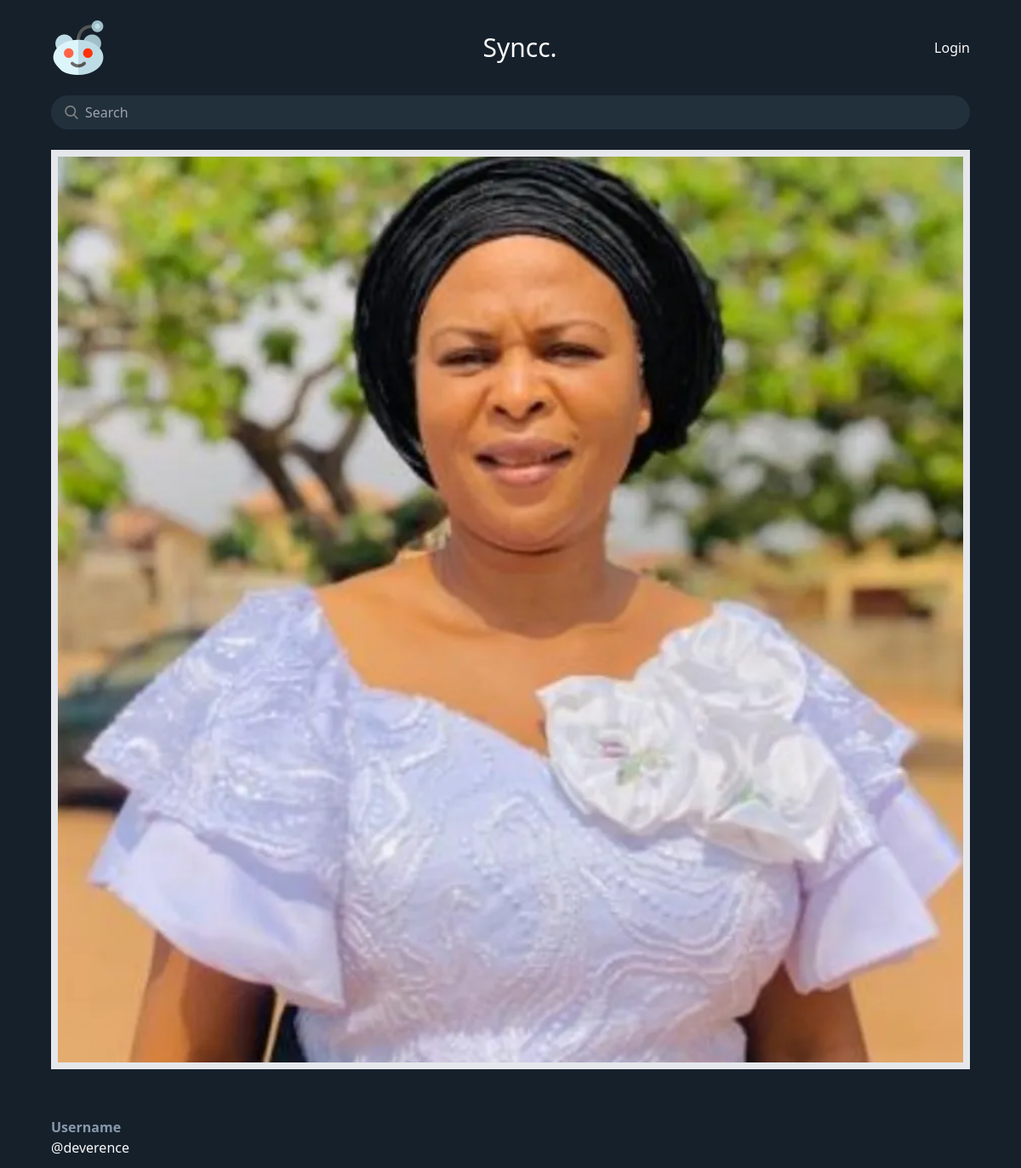
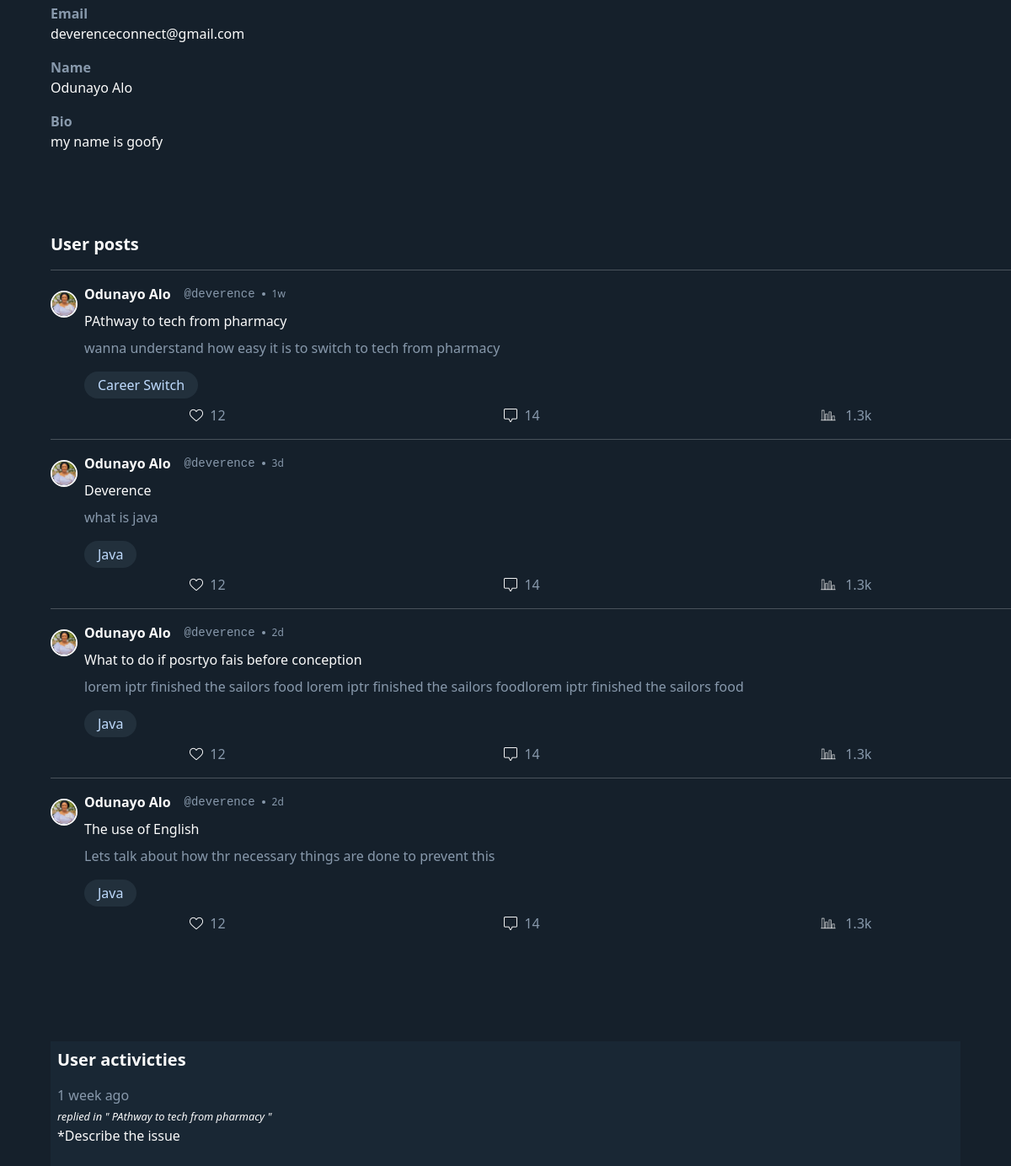
The app's page /profile/1 with its own data (2 pictures, top to bottom).
### base/models.py (models this page shows, shortened)
class User(AbstractUser):
    name = models.CharField(max_length=200, null=True)
    email = models.EmailField(null=True, unique=True)
    bio=models.TextField(null=True)
    avatar = models.ImageField(null=True, default="avatar.jpeg")
    USERNAME_FIELD='email'
    REQUIRED_FIELDS=[]

class Room(models.Model):
    host= models.ForeignKey(User, on_delete=models.SET_NULL, null= True)
    topic= models.ForeignKey(Topic, on_delete=models.SET_NULL, null= True)
    name = models.CharField(max_length=252)
    participants = models.ForeignKey(User, related_name='participants', on_delete=models.SET_NULL, null= True)
    description = models.TextField(null=True, blank = True)
    updated = models.DateTimeField(auto_now=True)
    created = models.DateTimeField(auto_now_add=True)
    def __str__(self):
        return self.name

class Topic(models.Model):
    name = models.CharField(max_length=252)

class Message(models.Model):
    user = models.ForeignKey(User, on_delete=models.CASCADE)
    room = models.ForeignKey(Room, on_delete=models.CASCADE)
    body=models.TextField()
    updated = models.DateTimeField(auto_now=True)
    created = models.DateTimeField(auto_now_add=True)
    def __str__(self):
        return self.body

### base/views.py (the view)
# urls.py: path('profile/<str:pk>', views.userProfile, name='profile'),
def userProfile(request,pk):
    user= User.objects.get(id=pk)
    rooms=user.room_set.all()
    user_rooms = Room.objects.filter(host=user.id)
    topics = Topic.objects.all()
    feeds=Message.objects.filter(user=user.id)
    print(feeds)
    context={'user':user,'rooms':rooms, 'topics':topics, 'feeds':feeds}
    return render(request, 'base/profile.html', context)

### base/templates/base/profile.html (shortened to what this page needs)
{% extends 'main.html' %} {% block content %} {% load static %}
<img class="w-full border-8" src="{{user.avatar.url}}" alt="" />
<section class="flex flex-col gap-4">
  <div>
    <p class="text-light mt-14 font-bold">Username</p>
    <h1>@{{user.username}}</h1>
  </div>
  <div>
    <p class="text-light font-bold">Email</p>
    <h1>{{user.email}}</h1>
  </div>
  <div>
    <p class="text-light font-bold">Name</p>
    <h1>{{user.name}}</h1>
  </div>
  <div>
    <p class="text-light font-bold">Bio</p>
    <p>{{user.bio}}</p>
  </div>
</section>
<section class="">
  <p class="mb-4 mt-24 font-semibold text-xl">User posts</p>
  {% include 'base/rooms.html' %}
</section>
{% include 'base/profile-feeds.html' %} {% endblock content %}

### templates/main.html (shortened to what this page needs)
<!DOCTYPE html>
<html lang="en">
  <head>
    {% load static %}
    <link rel="stylesheet" href="{% static 'styles/output.css' %}" />
    <link rel="stylesheet" href="{% static 'styles/custom.css' %}" />
  </head>
  <body class="mx-[5vw] overflow-x-visible bg-darkest text-white">
    {% include 'navbar.html' %} {%block content%} {%endblock%}
  </body>
</html>

### templates/navbar.html (shortened to what this page needs)
  {% load static %}
<div class="flex relative pt-6 items-center justify-between">
  <a href="{% url 'home' %}">
    <img class="w-16" src="{% static 'images/reddit.png' %}" alt="" />
  </a>
  <nav class="overflow-hidden text-3xl">Syncc.</nav>
  <div>
    {% if request.user.is_authenticated %}
    <div class="flex gap-1 items-center">
      <div class="flex gap-2 dp flex-col items-center">
        <div class="border-2 border-white w-8 h-8 rounded-full overflow-hidden">
          <img
            class="object-cover h-full"
            src="{{request.user.avatar.url}}"
            alt=""
          />
        </div>
        <img
          class="invert-[80%] duration-500 open h-4"
          src="{% static 'images/arrow.png' %}"
          alt=""
        />
      </div>
    </div>
    <div
      class="auth-bar flex flex-col gap-4 p-4 duration-1000 z-40 right-0 absolute top-[-200px] bg-dark border-b-gray-600 border-b-4"
    >
      <p
        class="capitalize pb-1 bg-darkest p-1 font-semibold text-xl text-neutral-200 border-b-neutral-500"
      >
        {{request.user.username}}
      </p>
      <a
        class="flex gap-2 items-center justify-between"
        href="{% url 'logout' %}"
      >
        <img
          class="h-4 invert-[50%]"
          src="{% static 'images/logout.png' %}"
          alt=""
        />
        <p>Logout</p>
      </a>
      <a
        class="flex gap-2 items-center justify-between"
        href="{% url 'update-user' %}"
      >
        <img
          class="h-4 invert-[100%]"
          src="{% static 'images/setting.png' %}"
          alt=""
        />
        <p>Profile</p>
      </a>
      <img
        class="w-3 close mt-4 rotate-180 duration-500 self-center invert-[100%]"
        src="{% static 'images/arrow.png' %}"
        alt=""
      />
    </div>
    {% else %}
    <a href="{% url 'auth' %}">Login</a>
    {% endif %}
  </div>
</div>
<div class="my-6">
  <form class="relative" action="" method="get">
    <input
      class="bg-dark relative w-full pl-10 rounded-[50px] p-2"
      type="text"
      name="q"
      placeholder="Search"
      value=""
    />
    <img
      class="h-4 top-3 invert-[50%] left-4 absolute"
      src="{% static 'images/search.png' %}"
      alt=""
    />
  </form>
</div>

### base/templates/base/rooms.html (shortened to what this page needs)
<div class="w-[95vw]">
  {% load static %}
  <div class="mb-32">
    {% for room in rooms %}
    <hr class="opacity-25 h-[1px] my-4 bg-light" />
    <div class="flex gap-2 mt-4 w-full">
      <section
        class="border-2 border-white h-[32px] w-[32px] mt-2 overflow-hidden rounded-full"
      >
        <img
          class="h-full w-full object-cover"
          src="{{room.host.avatar.url}}"
          alt=""
        />
      </section>
      <section class="flex flex-col gap-2 w-[95%]">
        <h5 class="flex items-center gap-2">
          <span
            ><a
              class="capitalize font-semibold"
              href="{% url 'profile' room.host.id %}"
            >
              {{room.host.name}}</a
            ></span
          >
          <span class="text-light font-mono text-sm pl-2"
            >@{{room.host.username}}
          </span>
          <span class="bg-light inline-block h-1 w-1 rounded-full"></span>
          <span class="text-light text-xs time-since">
          </span>
        </h5>
        <a href="{% url 'room' room.id %}">{{room.name}}</a>
        <a
          href="{% url 'room' room.id %}"
          class="text-light room-description self-start w-[95%]"
        >
          {{room.description}}
        </a>
        <div class="flex items-center justify-between pr-4 mb-2 gap-4">
          <a
            href="{% url 'home' %}?q={{room.topic.name}}"
            class="text-blue-200 py-1 px-4 capitalize bg-dark rounded-[50px] w-max"
          >
            {{room.topic.name}}
          </a>
        </div>
      </section>
    </div>
    <section class="flex justify-around">
      <div class="flex gap-2 text-light items-center">
        <img
          class="h-4 invert"
          src="{% static 'images/heart.png' %}"
          alt=""
          srcset=""
        />
        <p>12</p>
      </div>
      <div class="flex gap-2 text-light items-center">
        <img
          class="h-4 invert"
          src="{% static 'images/comment.png' %}"
          alt=""
          srcset=""
        />
        <p>14</p>
      </div>
      <div class="flex gap-2 text-light items-center">
        <img
          class="h-6 invert"
          src="{% static 'images/impression.png' %}"
          alt=""
          srcset=""
        />
        <p>1.3k</p>
      </div>
    </section>
    {%endfor%}
  </div>
</div>

### base/templates/base/profile-feeds.html
<div class="bg-darker p-2">
  <h3 class="font-semibold text-xl">User activicties</h3>
  {% for feed in feeds %}
  <div class="my-4">
    <p>
      <span class="text-light">{{feed.created|timesince}} ago</span>
    </p>
    <small class="italic"
      >replied in "
      <a href="{% url 'room' feed.room_id %}">{{feed.room}}</a> "</small
    >
    <p>*{{feed.body}}</p>
  </div>
  {%endfor%}
</div>

### static/styles/custom.css (style rules this page uses)
html { overflow-x: hidden; }

### records on screen
User: avatar (picture), username "deverence", email "deverenceconnect@gmail.com", name "Odunayo Alo", bio "my name is goofy"
Room: host.avatar (picture), host.name "Odunayo Alo", host.username "deverence", name "PAthway to tech from pharmacy", description "wanna understand how easy it is to switch to tech from pharmacy", topic.name "Career Switch"
Room: host.avatar (picture), host.name "Odunayo Alo", host.username "deverence", name "Deverence", description "what is java", topic.name "Java"
Room: host.avatar (picture), host.name "Odunayo Alo", host.username "deverence", name "What to do if posrtyo fais before conception", description "lorem iptr finished the sailors food lorem iptr finished the sailors foodlorem iptr finished the sailors food", topic.name "Java"
Room: host.avatar (picture), host.name "Odunayo Alo", host.username "deverence", name "The use of English", description "Lets talk about how thr necessary things are done to prevent this", topic.name "Java"
Message: created "1 week", room "PAthway to tech from pharmacy", body "Describe the issue"
